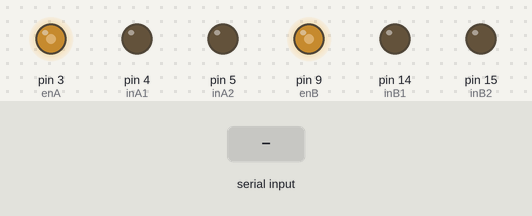
Recording of a sketch running on a simulated Arduino Uno, built with avr-gcc and run on an emulated ATmega328P. Shown: output pins drawn as LEDs (lit = HIGH). Inputs (shaded band) come from the test bench.

Above: at 1.2 s.
1.3 s: "1" received over the second serial link
At 1.8 s:
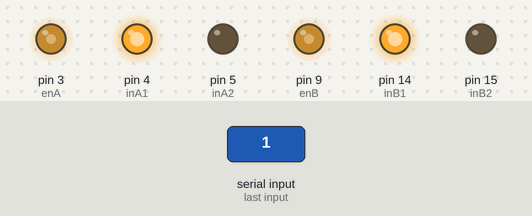
2.8 s: "2" received over the second serial link
At 4.0 s:
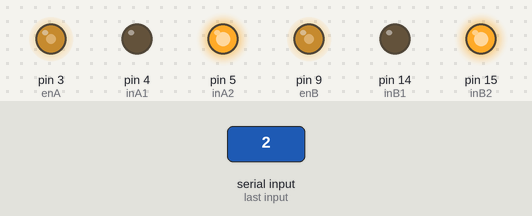
4.3 s: "3" received over the second serial link
At 5.3 s:
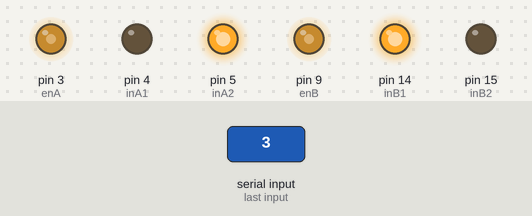
5.8 s: "4" received over the second serial link
At 6.4 s:
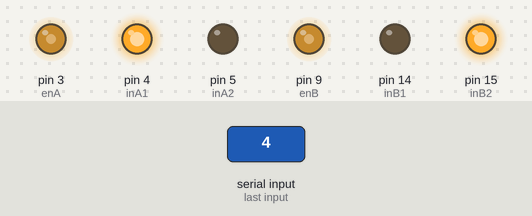
7.3 s: "0" received over the second serial link
At 7.6 s:
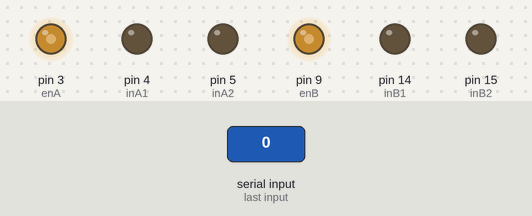
Timing chart, 0 to 9.8 s (numbered marks = the images above; inputs shaded):
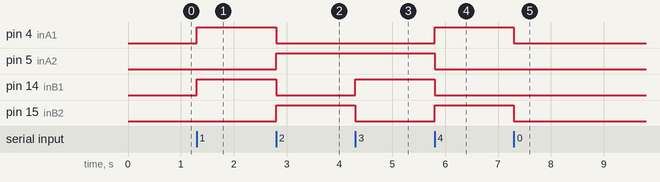

The sketch:

test.ino
```cpp
#include <SoftwareSerial.h>

int enA  = 3;
int inA1 = 4;
int inA2 = 5;

int enB  = 9;
int inB1 = 14;
int inB2 = 15;

int Tx   = 11;
int Rx   = 12;

SoftwareSerial bluetooth(Rx, Tx);

void setup() {
  pinMode(enA,  OUTPUT);
  pinMode(inA1, OUTPUT);
  pinMode(inA2, OUTPUT);

  pinMode(enB,  OUTPUT);
  pinMode(inB1, OUTPUT);
  pinMode(inB2, OUTPUT);

  digitalWrite(enA, HIGH);
  digitalWrite(enB, HIGH);

  analogWrite(enA,128);
  analogWrite(enB,128);

  bluetooth.begin(38400);
}

void loop() {
  while (!bluetooth.available());
  byte mode = bluetooth.read();

  if (mode >= '0' && mode <= '4') {
    bool F = (mode == '1');
    bool B = (mode == '2');
    bool R = (mode == '3');
    bool L = (mode == '4');

    digitalWrite(inA1, F | L);
    digitalWrite(inA2, B | R);
    digitalWrite(inB1, F | R);
    digitalWrite(inB2, B | L);
  }
}
```

Measured:
- after the input at 1.3 s, pin 4 (inA1), pin 14 (inB1): LOW → HIGH at once
- after the input at 2.8 s, pin 4 (inA1), pin 14 (inB1): HIGH → LOW at once; pin 5 (inA2), pin 15 (inB2): LOW → HIGH at once
- after the input at 4.3 s, pin 14 (inB1): LOW → HIGH at once; pin 15 (inB2): HIGH → LOW at once
- after the input at 5.8 s, pin 4 (inA1), pin 15 (inB2): LOW → HIGH at once; pin 5 (inA2), pin 14 (inB1): HIGH → LOW at once
- after the input at 7.3 s, pin 4 (inA1), pin 15 (inB2): HIGH → LOW at once
